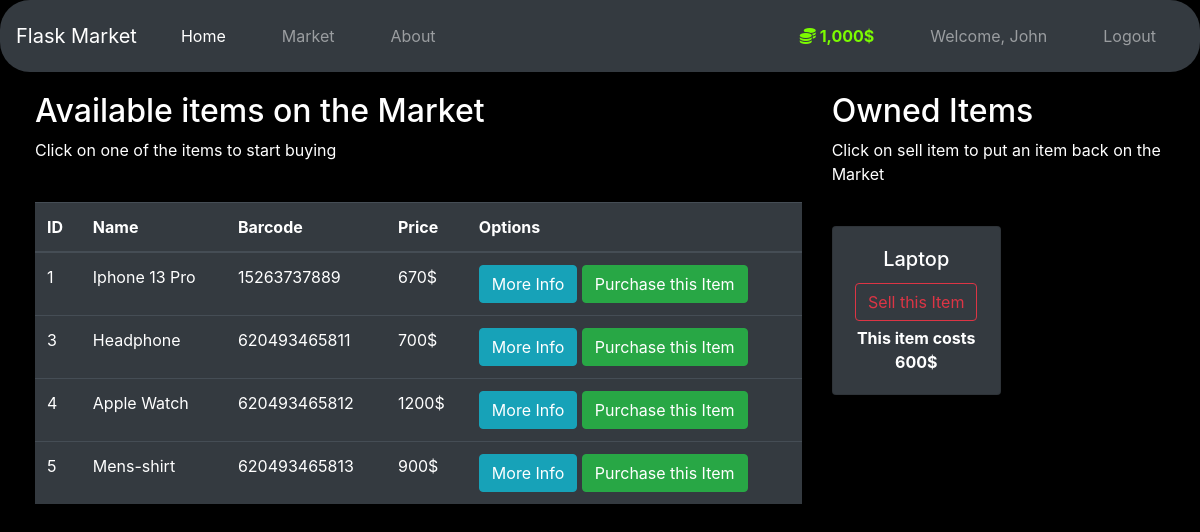
The app's page /market (signed in) with its own data.
### Market/models.py (models this page shows, shortened)
class user(db.Model,UserMixin):
    id = db.Column(db.Integer, primary_key=True)
    username=db.Column(db.String(length=30), nullable=False, unique=True)
    email_address=db.Column(db.String(length=50), nullable=False, unique=True)
    password_hash = db.Column(db.String(length=60), nullable=False)
    budget = db.Column(db.Integer(), nullable=False, default=1000)
    items = db.relationship('item', backref='owned_user', lazy=True)
    @property
    def prettier_budget(self):
        if len(str(self.budget)) >= 4:
            return f'{str(self.budget)[:-3]},{str(self.budget)[-3:]}$'
        else:
            return f"{self.budget}$"
    @property
    def password(self):
        return self.password

class item(db.Model):
    name = db.Column(db.String(length=30), nullable=False, unique=True)
    price = db.Column(db.Integer, nullable=False)
    id = db.Column(db.Integer, primary_key=True)
    barcode = db.Column(db.String(length=12), nullable=False, unique=True)
    description = db.Column(db.String(length=1024), nullable=False, unique=True)
    owner = db.Column(db.Integer(), db.ForeignKey('user.id'))

### Market/routes.py (the view, shortened to what this page needs)
@app.route('/market', methods=["GET", "POST"])
@login_required
def market():
    purchase_form = PurchaseItemForm()
    selling_form=SellItemForm()
    if request.method == "GET":
        items = item.query.filter_by(owner=None)
        owned_items = item.query.filter_by(owner=current_user.id)
        return render_template('market.html', items=items,owned_items=owned_items, purchase_form=purchase_form,selling_form=selling_form)

### Market/models.py (called while the page is built)
@login_manager.user_loader
def load_user(user_id):
    return user.query.get(int(user_id))

### Market/templates/market.html (shortened to what this page needs)
{% extends 'base_template.html' %}
{% block content %}
<div class="row" style="margin-top:20px; margin-left:20px">
   <div class="col-8">
       <h2>Available items on the Market</h2>
       <p>Click on one of the items to start buying</p>
       <br>
      <table class="table table-hover table-dark">
         <thead>
            <tr>
               <th scope="col">ID</th>
               <th scope="col">Name</th>
               <th scope="col">Barcode</th>
               <th scope="col">Price</th>
               <th scope="col">Options</th>
            </tr>
         </thead>
         <tbody>
            {% for item in items %}
            <tr>
               <td>{{ item.id }}</td>
               <td>{{ item.name }}</td>
               <td>{{ item.barcode }}</td>
               <td>{{ item.price }}$</td>
               <td>
                  <button class="btn btn-outline btn-info" data-toggle="modal" data-target="#Modal-MoreInfo-{{ item.id }}">More Info</button>
                  <button class="btn btn-outline btn-success" data-toggle="modal" data-target="#Modal-PurchaseConfirm-{{ item.id }}">Purchase this Item</button>
               </td>
            </tr>
            {% endfor %}
         </tbody>
      </table>
   </div>
   <div class="col-4">
        <h2>Owned Items</h2>
        <p>Click on sell item to put an item back on the Market</p>
        <br>
        <div class="row">
           {% for owned_item in owned_items %}
             <div class="col-md-6">
                 <div style="margin-bottom: 5px" class="card text-center bg-dark">
                      <div class="card-body">
                          <h5 class="card-title">{{ owned_item.name }}</h5>
                          <button type="button" class="btn btn-outline-danger" style="margin-bottom: 5px"
                                  data-toggle="modal" data-target="#Modal-SellingConfirm-{{ owned_item.id }}">
                              Sell this Item
                          </button>
                          <p class="card-text"><strong>
                              This item costs {{ owned_item.price }}$
                          </strong></p>
                      </div>
                  </div>
             </div>
           {% endfor %}
        </div>
   </div>
</div>
{% endblock %}

### Market/templates/base_template.html (shortened to what this page needs)
<!doctype html>
<html lang="en">
   <head>
      <link rel="stylesheet" href="https://cdn.jsdelivr.net/npm/bootstrap@4.5.3/dist/css/bootstrap.min.css">
   </head>
   <body>
    <nav class="navbar navbar-expand-md navbar-dark bg-dark">
      <a class="navbar-brand" href="#">Flask Market</a>
      <div class="collapse navbar-collapse" id="navbarNav">
        <ul class="navbar-nav mr-auto">
            <li class="nav-item active">
                <a class="nav-link" href="{{ url_for('home_page') }}">Home <span class="sr-only">(current)</span></a>
            </li>
            <li class="nav-item">
                <a class="nav-link" href="{{ url_for('market') }}">Market</a>
            </li>
            <li class="nav-item">
                <a class="nav-link" href="{{ url_for('about_page') }}">About</a>
            </li>
        </ul>
          {% if current_user.is_authenticated %}
            <ul class="navbar-nav">
                <li class="nav-item">
                    <a class="nav-link" style="color: lawngreen; font-weight: bold">
                        <i class="fas fa-coins"></i>
                        {{ current_user.prettier_budget }}
                    </a>
                </li>
                <li class="nav-item">
                    <a class="nav-link">Welcome, {{ current_user.username }}</a>
                </li>
                <li class="nav-item">
                    <a class="nav-link" href="{{ url_for('logout_page') }}">Logout</a>
                </li>
            </ul>
          {% endif %}
      </div>
    </nav>
      {% block content %}
      {% endblock %}
   </body>
</html>

### Market/templates/base_template.html (style rules this page uses)
.navbar { background-color: black; border-radius: 30px; }
.navbar ul { overflow: auto; }
.navbar li { float:left; list-style: none; margin: 13px 20px; }
.navbar li a { padding: 3px 3px; text-decoration: none; color: white; }
body { background-color: #000000; color: white }

### records on screen
user: prettier_budget "1,000$", username "John"
item: id "1", name "Iphone 13 Pro", barcode "15263737889", price "670"
item: id "3", name "Headphone", barcode "620493465811", price "700"
item: id "4", name "Apple Watch", barcode "620493465812", price "1200"
item: id "5", name "Mens-shirt", barcode "620493465813", price "900"
item: name "Laptop", price "600"
